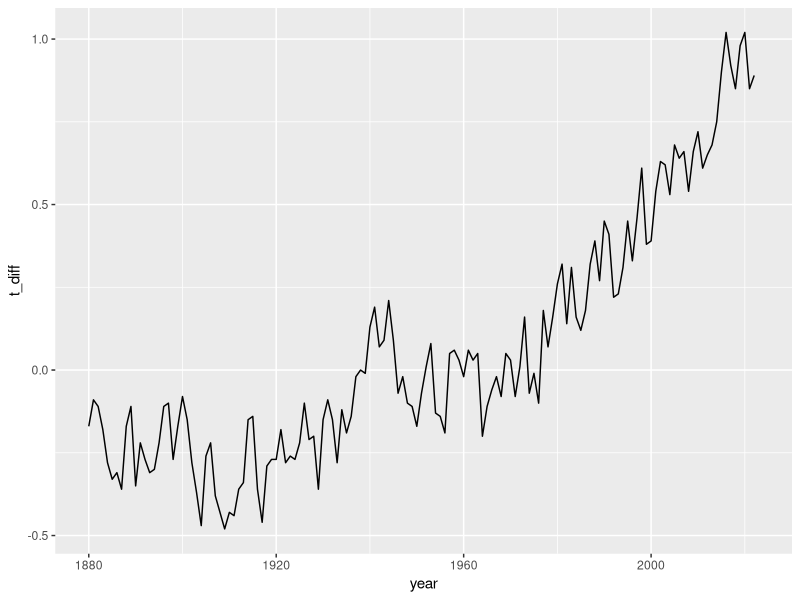
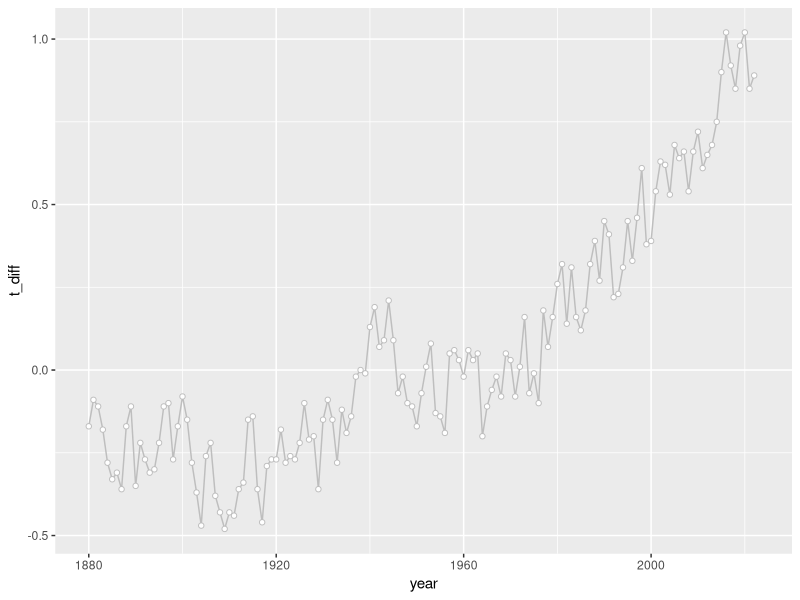
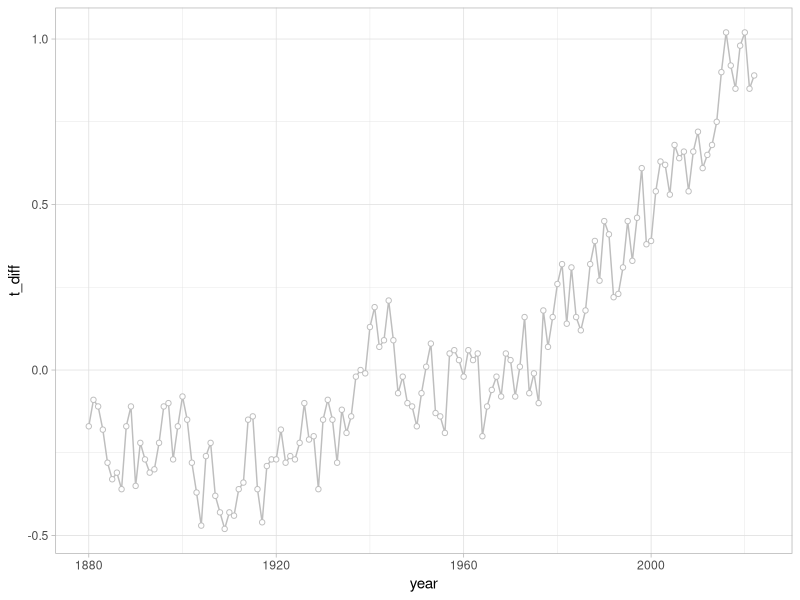
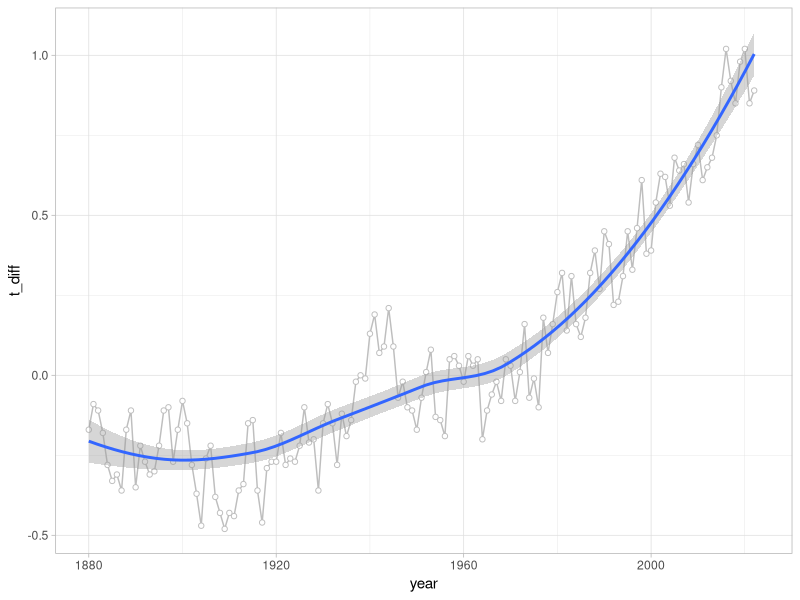
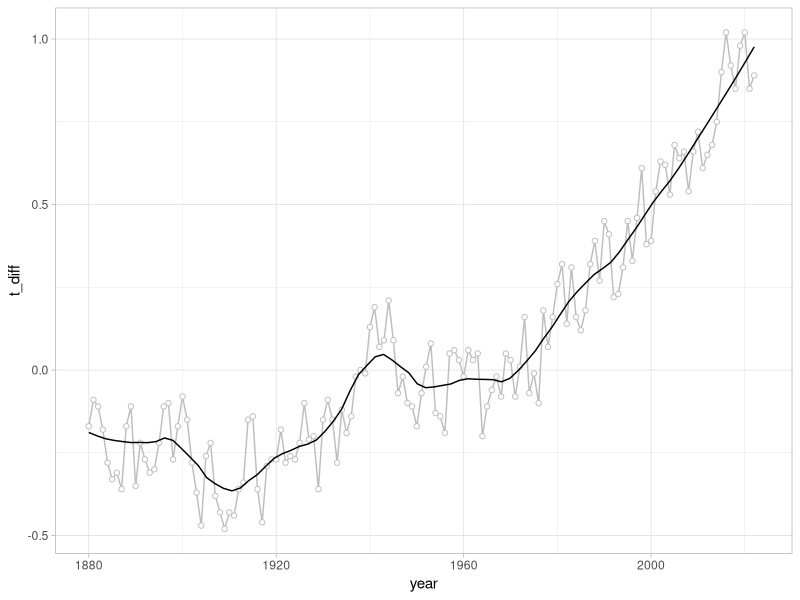
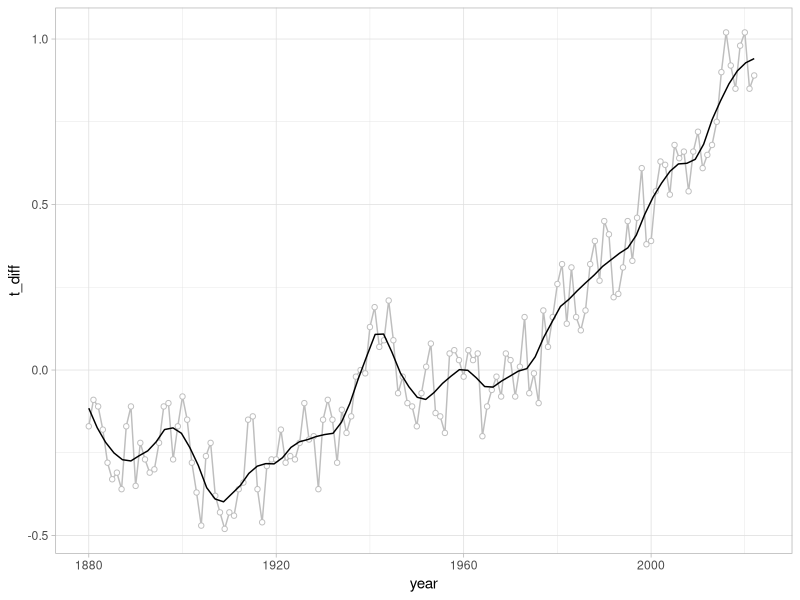
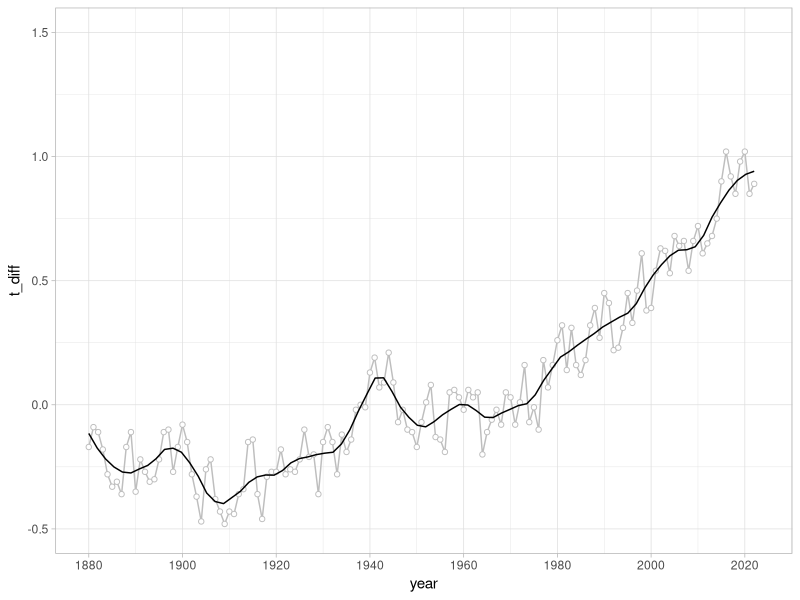
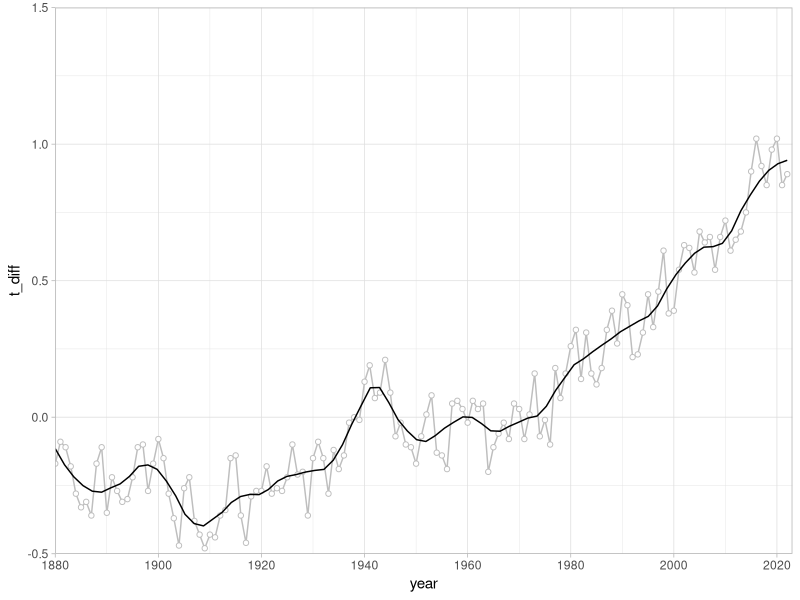

These figures' R source, in order:
#####All of this code and inspiration for. my notes comes from this video####
#https://www.youtube.com/watch?v=fskblEWSeWU&list=PLmNrK_nkqBpJTSHf3IsN_K_pjFu58z9Oq&index=3

library(tidyverse)

#### First read in the data ####
read_csv("data/GLB.Ts+dSST.csv", skip = 1, na = "***") 
#skip=1 skips the first line in the data set which in our case is headers
#na = "***" tells the program to read any ***'s in the file as NAs


####Let's make a more complicated version of that code####
##I want the annual average so I'm going to select the column with the J-D average
read_csv("data/GLB.Ts+dSST.csv", skip = 1, na = "***")  %>%
  select(year = Year, t_diff = 'J-D') #I'm also renaming the columns


####Now let's generate a simple ggplot####
read_csv("data/GLB.Ts+dSST.csv", skip = 1, na = "***")  %>%
  select(year = Year, t_diff = 'J-D') %>%
  ggplot(aes(x=year, y=t_diff))+
    geom_line()

####Now let's add the points####
#I want a white fill and a gray background and I want the line to be gray#
read_csv("data/GLB.Ts+dSST.csv", skip = 1, na = "***")  %>%
  select(year = Year, t_diff = 'J-D') %>%
  ggplot(aes(x=year, y=t_diff))+
  geom_line(color = "gray")+
  geom_point(fill = "white", color = "gray", shape = 21)
#shape 21 changes the plotting symbol to allow multicolored dots.

####Let's edit the theme####
#I want the white background with the gray grid lines#
read_csv("data/GLB.Ts+dSST.csv", skip = 1, na = "***")  %>%
  select(year = Year, t_diff = 'J-D') %>%
  ggplot(aes(x=year, y=t_diff))+
  geom_line(color = "gray")+
  geom_point(fill = "white", color = "gray", shape = 21) +
  theme_light()

####Now I also want a smoothing line that sort of fits it all####
read_csv("data/GLB.Ts+dSST.csv", skip = 1, na = "***")  %>%
  select(year = Year, t_diff = 'J-D') %>%
  ggplot(aes(x=year, y=t_diff))+
  geom_line(color = "gray")+
  geom_point(fill = "white", color = "gray", shape = 21) +
  geom_smooth()+
  theme_light()

####Let's mess with the smooth line aesthetic####
##I notice the line has a "cloud" around it and it's blue and thicker than the 
#background line and it's not quite as wiggly as our reference figure
read_csv("data/GLB.Ts+dSST.csv", skip = 1, na = "***")  %>%
  select(year = Year, t_diff = 'J-D') %>%
  ggplot(aes(x=year, y=t_diff))+
  geom_line(color = "gray", size = 0.5)+
  geom_point(fill = "white", color = "gray", shape = 21) +
  geom_smooth(se = FALSE, color = "black", size = 0.5, span = 0.25)+
  theme_light()
#se = false get's rid of that cloud
# color = black oobviously changes the color
#and then I change the size of both lines to 0.5
#argument span changes the "wigglyness" of the smoothing line. 
#0.75 is default for span
#I'm going to try and make it even wigglier
read_csv("data/GLB.Ts+dSST.csv", skip = 1, na = "***")  %>%
  select(year = Year, t_diff = 'J-D') %>%
  ggplot(aes(x=year, y=t_diff))+
  geom_line(color = "gray", size = 0.5)+
  geom_point(fill = "white", color = "gray", shape = 21) +
  geom_smooth(se = FALSE, color = "black", size = 0.5, span = 0.15)+
  theme_light()


####Let's output the file####
#so we can get a better understanding of the dimensions of the figure we want
ggsave("figures/temperature_index_plot.png", width = 6, height = 4)

####Now we're going to tackle the axis#####
#we can do that with scale_x_continuous
read_csv("data/GLB.Ts+dSST.csv", skip = 1, na = "***")  %>%
  select(year = Year, t_diff = 'J-D') %>%
  ggplot(aes(x=year, y=t_diff))+
  geom_line(color = "gray", size = 0.5)+
  geom_point(fill = "white", color = "gray", shape = 21) +
  geom_smooth(se = FALSE, color = "black", size = 0.5, span = 0.15)+
  scale_x_continuous(breaks = seq(1880, 2023, 20)) +
  scale_y_continuous(limits=c(-0.5,1.5)) +
  theme_light()
#using scale_x_continuous i add the years I want shown in by 20 year increments
#using scale_y_continuous i add the limits which I want to show

####Now let's get rid of that negative space around the graph####
#Use an argument called expand
read_csv("data/GLB.Ts+dSST.csv", skip = 1, na = "***")  %>%
  select(year = Year, t_diff = 'J-D') %>%
  ggplot(aes(x=year, y=t_diff))+
  geom_line(color = "gray", size = 0.5)+
  geom_point(fill = "white", color = "gray", shape = 21) +
  geom_smooth(se = FALSE, color = "black", size = 0.5, span = 0.15)+
  scale_x_continuous(breaks = seq(1880, 2023, 20), expand = c(0,0)) +
  scale_y_continuous(limits=c(-0.5,1.5), expand = c(0,0)) +
  theme_light()
#Now the values on the axis are right to the edge.

####I want to remove the tick marks####
read_csv("data/GLB.Ts+dSST.csv", skip = 1, na = "***")  %>%
  select(year = Year, t_diff = 'J-D') %>%
  ggplot(aes(x=year, y=t_diff))+
  geom_line(color = "gray", size = 0.5)+
  geom_point(fill = "white", color = "gray", shape = 21) +
  geom_smooth(se = FALSE, color = "black", size = 0.5, span = 0.15)+
  scale_x_continuous(breaks = seq(1880, 2023, 20), expand = c(0,0)) +
  scale_y_continuous(limits=c(-0.5,1.5), expand = c(0,0)) +
  theme_light()+
  theme(
    axis.ticks = element_blank()
  )


####Time to modify our labels!####
#Use labs
#the \n that i insert in the middle of the subtitle line induces a line break
read_csv("data/GLB.Ts+dSST.csv", skip = 1, na = "***")  %>%
  select(year = Year, t_diff = 'J-D') %>%
  ggplot(aes(x=year, y=t_diff))+
  geom_line(color = "gray", size = 0.5)+
  geom_point(fill = "white", color = "gray", shape = 21) +
  geom_smooth(se = FALSE, color = "black", size = 0.5, span = 0.15)+
  scale_x_continuous(breaks = seq(1880, 2023, 20), expand = c(0,0)) +
  scale_y_continuous(limits=c(-0.5,1.5), expand = c(0,0)) +
  labs(
    x = "YEAR",
    y = "Temperature anomaly (C)",
    title = "GLOBAL LAND-OCEAN TEMPERATURE INDEX",
    subtitle = "Data source: NASA's Goddard Insitute for Space Studies (GISS).\nCredit: NASA/GISS"
  )+
  theme_light()+
  theme(
    axis.ticks = element_blank()
  )

####I really want to make a few more changes to look like the reference plot####
read_csv("data/GLB.Ts+dSST.csv", skip = 1, na = "***")  %>%
  select(year = Year, t_diff = 'J-D') %>%
  ggplot(aes(x=year, y=t_diff))+
  geom_line(color = "gray", size = 0.5)+
  geom_point(fill = "white", color = "gray", shape = 21) +
  geom_smooth(se = FALSE, color = "black", size = 0.5, span = 0.15)+
  scale_x_continuous(breaks = seq(1880, 2023, 20), expand = c(0,0)) +
  scale_y_continuous(limits=c(-0.5,1.5), expand = c(0,0)) +
  labs(
    x = "YEAR",
    y = "Temperature anomaly (C)",
    title = "GLOBAL LAND-OCEAN TEMPERATURE INDEX",
    subtitle = "Data source: NASA's Goddard Insitute for Space Studies (GISS).\nCredit: NASA/GISS"
  )+
  theme_light()+
  theme(
    axis.ticks = element_blank(),
    plot.title.position = "plot",
    plot.title = element_text(margin = margin(b=15), color="red", face="bold"),
    plot.subtitle = element_text(size=8)
  )
# plot.title.position = "plot", brings everything to the left

####Make margin smaller and add margin for subtitle####
read_csv("data/GLB.Ts+dSST.csv", skip = 1, na = "***")  %>%
  select(year = Year, t_diff = 'J-D') %>%
  ggplot(aes(x=year, y=t_diff))+
  geom_line(color = "gray", size = 0.5)+
  geom_point(fill = "white", color = "gray", shape = 21) +
  geom_smooth(se = FALSE, color = "black", size = 0.5, span = 0.15)+
  scale_x_continuous(breaks = seq(1880, 2023, 20), expand = c(0,0)) +
  scale_y_continuous(limits=c(-0.5,1.5), expand = c(0,0)) +
  labs(
    x = "YEAR",
    y = "Temperature anomaly (C)",
    title = "GLOBAL LAND-OCEAN TEMPERATURE INDEX",
    subtitle = "Data source: NASA's Goddard Insitute for Space Studies (GISS).\nCredit: NASA/GISS"
  )+
  theme_light()+
  theme(
    axis.ticks = element_blank(),
    plot.title.position = "plot",
    plot.title = element_text(margin = margin(b=10), color="red", face="bold"),
    plot.subtitle = element_text(size=8, margin = margin(b=10))
  )  
#the b in margin indicates we refer to the bottom margin.

####Now let's work on tackling that legend####
#first I will go ahead and give the colors theme numbers
read_csv("data/GLB.Ts+dSST.csv", skip = 1, na = "***")  %>%
  select(year = Year, t_diff = 'J-D') %>%
  ggplot(aes(x=year, y=t_diff))+
  geom_line(aes(color = "1"), size = 0.5)+
  geom_point(fill = "white", aes(color = "1"), shape = 21) +
  geom_smooth(se = FALSE, aes(color = "2"), size = 0.5, span = 0.15)+
  scale_x_continuous(breaks = seq(1880, 2023, 20), expand = c(0,0)) +
  scale_y_continuous(limits=c(-0.5,1.5), expand = c(0,0)) +
  labs(
    x = "YEAR",
    y = "Temperature anomaly (C)",
    title = "GLOBAL LAND-OCEAN TEMPERATURE INDEX",
    subtitle = "Data source: NASA's Goddard Insitute for Space Studies (GISS).\nCredit: NASA/GISS"
  )+
  theme_light()+
  theme(
    axis.ticks = element_blank(),
    plot.title.position = "plot",
    plot.title = element_text(margin = margin(b=10), color="red", face="bold"),
    plot.subtitle = element_text(size=8, margin = margin(b=10))
  )  
#but this makes it salmon and teal and the legend is not where I want it.
#we need to change the color of the legen and move it

####Adjusting legend#####
read_csv("data/GLB.Ts+dSST.csv", skip = 1, na = "***")  %>%
  select(year = Year, t_diff = 'J-D') %>%
  ggplot(aes(x=year, y=t_diff))+
  geom_line(aes(color = "1"), size = 0.5)+
  geom_point(fill = "white", aes(color = "1"), shape = 21) +
  geom_smooth(se = FALSE, aes(color = "2"), size = 0.5, span = 0.15)+
  scale_x_continuous(breaks = seq(1880, 2023, 20), expand = c(0,0)) +
  scale_y_continuous(limits=c(-0.5,1.5), expand = c(0,0)) +
  scale_color_manual(name = NULL, 
                     breaks = c(1,2),
                     values=c("gray", "black"),
                     labels=c("Annual mean", "Lowess smoothing"))+
  labs(
    x = "YEAR",
    y = "Temperature anomaly (C)",
    title = "GLOBAL LAND-OCEAN TEMPERATURE INDEX",
    subtitle = "Data source: NASA's Goddard Insitute for Space Studies (GISS).\nCredit: NASA/GISS"
  )+
  theme_light()+
  theme(
    axis.ticks = element_blank(),
    plot.title.position = "plot",
    plot.title = element_text(margin = margin(b=10), color="red", face="bold"),
    plot.subtitle = element_text(size=8, margin = margin(b=10))
  )  
#So now I fixed the colors


####Move the legend and change the circle####
read_csv("data/GLB.Ts+dSST.csv", skip = 1, na = "***")  %>%
  select(year = Year, t_diff = 'J-D') %>%
  ggplot(aes(x=year, y=t_diff))+
  geom_line(aes(color = "1"), size = 0.5)+
  geom_point(fill = "white", aes(color = "1"), shape = 21, show.legend = FALSE) +
  geom_smooth(se = FALSE, aes(color = "2"), size = 0.5, span = 0.15)+
  scale_x_continuous(breaks = seq(1880, 2023, 20), expand = c(0,0)) +
  scale_y_continuous(limits=c(-0.5,1.5), expand = c(0,0)) +
  scale_color_manual(name = NULL, 
                     breaks = c(1,2),
                     values=c("gray", "black"),
                     labels=c("Annual mean", "Lowess smoothing"))+
  labs(
    x = "YEAR",
    y = "Temperature anomaly (C)",
    title = "GLOBAL LAND-OCEAN TEMPERATURE INDEX",
    subtitle = "Data source: NASA's Goddard Insitute for Space Studies (GISS).\nCredit: NASA/GISS"
  )+
  theme_light()+
  theme(
    axis.ticks = element_blank(),
    plot.title.position = "plot",
    plot.title = element_text(margin = margin(b=10), color="red", face="bold"),
    plot.subtitle = element_text(size=8, margin = margin(b=10)),
    legend.position = c(0.2, 0.9)
  )  
#show.legend = FALSE removes the circle from the legen in geom_point
#then we use legend.position in theme to give R a vector to tell it where.
#this vector is the relative position on the x and y axes.

####Troubleshoot Legend Position####
#We would change the vector values but I'lll just put in the final ones that work
#There is also extra space above the legend
#That is because we set the title of the legend to NULL but R holds space.
#The hack is to make the font size of the legend title 0
read_csv("data/GLB.Ts+dSST.csv", skip = 1, na = "***")  %>%
  select(year = Year, t_diff = 'J-D') %>%
  ggplot(aes(x=year, y=t_diff))+
  geom_line(aes(color = "1"), size = 0.5)+
  geom_point(fill = "white", aes(color = "1"), shape = 21, show.legend = FALSE) +
  geom_smooth(se = FALSE, aes(color = "2"), size = 0.5, span = 0.15)+
  scale_x_continuous(breaks = seq(1880, 2023, 20), expand = c(0,0)) +
  scale_y_continuous(limits=c(-0.5,1.5), expand = c(0,0)) +
  scale_color_manual(name = NULL, 
                     breaks = c(1,2),
                     values=c("gray", "black"),
                     labels=c("Annual mean", "Lowess smoothing"))+
  labs(
    x = "YEAR",
    y = "Temperature anomaly (C)",
    title = "GLOBAL LAND-OCEAN TEMPERATURE INDEX",
    subtitle = "Data source: NASA's Goddard Insitute for Space Studies (GISS).\nCredit: NASA/GISS"
  )+
  theme_light()+
  theme(
    axis.ticks = element_blank(),
    plot.title.position = "plot",
    plot.title = element_text(margin = margin(b=10), color="red", face="bold"),
    plot.subtitle = element_text(size=8, margin = margin(b=10)),
    legend.position = c(0.2, 0.9),
    legend.title = element_text(size=0),
    legend.key.height = unit(10, "pt"),
    legend.margin = margin(0,0,0,0)
  )  
#legend key height smooshes things together as well. I'm not exactly sure how
#legend margin set everything to 0 to remove those margins


####The last thing ot do is give the legend squares over lines####
#Remember there are three geoms we're plotting: line, pint, and smooth
#The easiest way to get the square is to turn off the legend for the line
#and the smoothed line and to turn back of the geom point
#then override what point is shown in the legend
read_csv("data/GLB.Ts+dSST.csv", skip = 1, na = "***")  %>%
  select(year = Year, t_diff = 'J-D') %>%
  ggplot(aes(x=year, y=t_diff))+
  geom_line(aes(color = "1"), size = 0.5, show.legend = FALSE)+
  geom_point(fill = "white", aes(color = "1"), shape = 21, show.legend = TRUE) +
  geom_smooth(se = FALSE, aes(color = "2"), size = 0.5, span = 0.15,show.legend = FALSE)+
  scale_x_continuous(breaks = seq(1880, 2023, 20), expand = c(0,0)) +
  scale_y_continuous(limits=c(-0.5,1.5), expand = c(0,0)) +
  scale_color_manual(name = NULL, 
                     breaks = c(1,2),
                     values=c("gray", "black"),
                     labels=c("Annual mean", "Lowess smoothing"),
                     guide = guide_legend(override.aes = list(shape=15, size=5)))+
  labs(
    x = "YEAR",
    y = "Temperature anomaly (C)",
    title = "GLOBAL LAND-OCEAN TEMPERATURE INDEX",
    subtitle = "Data source: NASA's Goddard Insitute for Space Studies (GISS).\nCredit: NASA/GISS"
  )+
  theme_light()+
  theme(
    axis.ticks = element_blank(),
    plot.title.position = "plot",
    plot.title = element_text(margin = margin(b=10), color="red", face="bold"),
    plot.subtitle = element_text(size=8, margin = margin(b=10)),
    legend.position = c(0.2, 0.9),
    legend.title = element_text(size=0),
    legend.key.height = unit(10, "pt"),
    legend.margin = margin(0,0,0,0)
  )  
##guide = guide_legend(override.aes = list(shape=15, size =5)) says take the guide legend and
#override the shape factor and put a square (15) and size indicates how big ot make it

